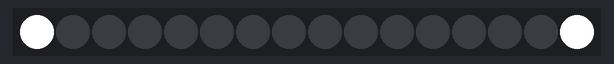
The sketch below on a simulated ESP8266 (NodeMCU). Shown: 16 RGB LEDs in strip order, left to right.

Above: at 2.15 s.
At 3.06 s:
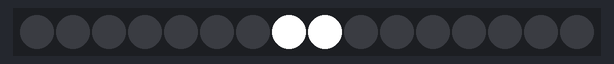
At 20.89 s:
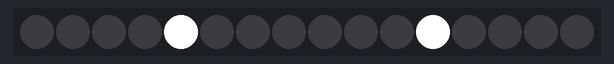
At 39.43 s:
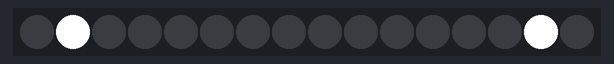

The sketch:

FirstLighttest.ino
```cpp
// Use if you want to force the software SPI subsystem to be used for some reason (generally, you don't)
// #define FASTLED_FORCE_SOFTWARE_SPI
// Use if you want to force non-accelerated pin access (hint: you really don't, it breaks lots of things)
// #define FASTLED_FORCE_SOFTWARE_SPI
// #define FASTLED_FORCE_SOFTWARE_PINS
#include <FastLED.h>

///////////////////////////////////////////////////////////////////////////////////////////
//
// Move a white dot along the strip of leds.  This program simply shows how to configure the leds,
// and then how to turn a single pixel white and then off, moving down the line of pixels.
//

// How many leds are in the strip?
#define NUM_LEDS 16

// Data pin that led data will be written out over
#define DATA_PIN D7

// Clock pin only needed for SPI based chipsets when not using hardware SPI
//#define CLOCK_PIN 8

// This is an array of leds.  One item for each led in your strip.
CRGB leds[NUM_LEDS];

// This function sets up the ledsand tells the controller about them
void setup() {
	// sanity check delay - allows reprogramming if accidently blowing power w/leds
   	delay(2000);

      // Uncomment one of the following lines for your leds arrangement.
      // FastLED.addLeds<TM1803, DATA_PIN, RGB>(leds, NUM_LEDS);
      // FastLED.addLeds<TM1804, DATA_PIN, RGB>(leds, NUM_LEDS);
      // FastLED.addLeds<TM1809, DATA_PIN, RGB>(leds, NUM_LEDS);
      //FastLED.addLeds<WS2811, DATA_PIN, RGB>(leds, NUM_LEDS);
      // FastLED.addLeds<WS2812, DATA_PIN, RGB>(leds, NUM_LEDS);
       FastLED.addLeds<WS2812B, DATA_PIN, GRB>(leds, NUM_LEDS);
      // FastLED.addLeds<NEOPIXEL, DATA_PIN>(leds, NUM_LEDS);
      // FastLED.addLeds<APA104, DATA_PIN>(leds, NUM_LEDS);
      // FastLED.addLeds<WS2811_400, DATA_PIN, RGB>(leds, NUM_LEDS);
      // FastLED.addLeds<GW6205, DATA_PIN, RGB>(leds, NUM_LEDS);
      // FastLED.addLeds<GW6205_400, DATA_PIN, RGB>(leds, NUM_LEDS);
      // FastLED.addLeds<UCS1903, DATA_PIN, RGB>(leds, NUM_LEDS);
      // FastLED.addLeds<UCS1903B, DATA_PIN, RGB>(leds, NUM_LEDS);

      // FastLED.addLeds<WS2801, RGB>(leds, NUM_LEDS);
      // FastLED.addLeds<SM16716, RGB>(leds, NUM_LEDS);
      // FastLED.addLeds<LPD8806, RGB>(leds, NUM_LEDS);
      // FastLED.addLeds<P9813, RGB>(leds, NUM_LEDS);
      // FastLED.addLeds<APA102, RGB>(leds, NUM_LEDS);
      // FastLED.addLeds<DOTSTAR, RGB>(leds, NUM_LEDS);

      // FastLED.addLeds<WS2801, DATA_PIN, CLOCK_PIN, RGB>(leds, NUM_LEDS);
      // FastLED.addLeds<SM16716, DATA_PIN, CLOCK_PIN, RGB>(leds, NUM_LEDS);
      // FastLED.addLeds<LPD8806, DATA_PIN, CLOCK_PIN, RGB>(leds, NUM_LEDS);
      // FastLED.addLeds<P9813, DATA_PIN, CLOCK_PIN, RGB>(leds, NUM_LEDS);
      // FastLED.addLeds<APA102, DATA_PIN, CLOCK_PIN, RGB>(leds, NUM_LEDS);
      // FastLED.addLeds<DOTSTAR, DATA_PIN, CLOCK_PIN, RGB>(leds, NUM_LEDS);
}

// This function runs over and over, and is where you do the magic to light
// your leds.
void loop() {
for(int i = 0; i < NUM_LEDS; i++) {
    // Set the i'th led from start
    leds[i] = CRGB::White;
    // Set the i'th led from end
    leds[NUM_LEDS - 1 - i] = CRGB::White;
    // Show the leds
    FastLED.show();
    // now that we've shown the leds, reset the i'th led to black
    leds[i] = CRGB::Black;
    leds[NUM_LEDS - 1 - i] = CRGB::Black;
    // Wait a little bit before we loop around and do it again
    delay(10);
}
}
```
